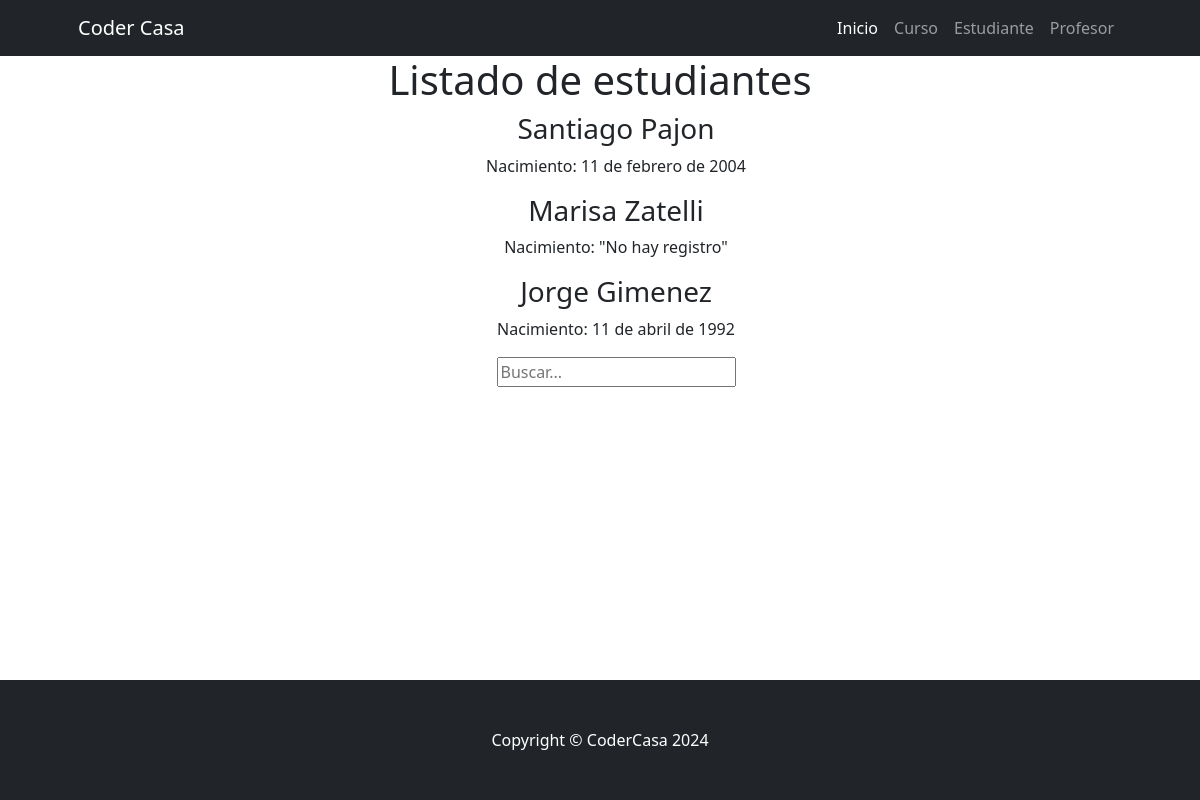
Before: /Clase/Clase/list with the older database file.
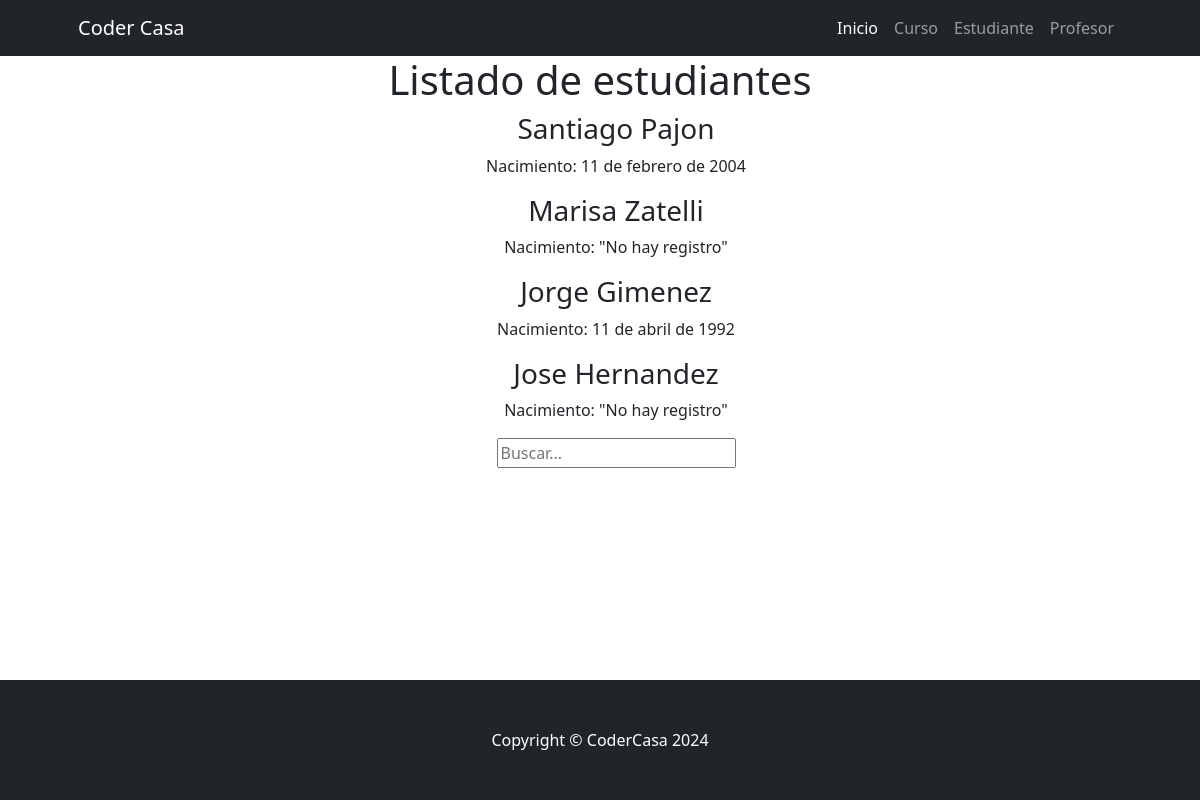
After: the same page with the newer database file.
### Clase/models.py (models this page shows, shortened)
class Estudiante(models.Model):
    nombre = models.CharField(max_length=255)
    apellido = models.CharField(max_length=255)
    nacimiento = models.DateField(null=True, blank=True)
    class Meta:
        verbose_name = "Estudiante"
        verbose_name_plural = "Estudiantes"

### Clase/views.py (the view)
# urls.py: path("Clase/list", estudiante_list,name="estudiante_list" ),
def estudiante_list(request):
    busqueda = request.GET.get("busqueda",None)
    if busqueda:
        print(busqueda)
        consulta = Estudiante.objects.filter(nombre__icontains=busqueda)
    else:
        consulta = Estudiante.objects.all()
    contexto = {"estudiantes": consulta}
    return render(request,"Clase/estudiante_list.html", contexto)

### Clase/templates/Clase/estudiante_list.html (shortened to what this page needs)
{% extends 'core/base.html' %}
{% block content %}
<center>
<h1>Listado de estudiantes</h1>
</center>
<center>
{% for estudiante in estudiantes  %}
<ul>
    <h3>{{estudiante.nombre}} {{estudiante.apellido}}</h3>
    {% if estudiante.nacimiento %}
    <p>Nacimiento: {{estudiante.nacimiento}}</p>
    {% else %}
    <p>Nacimiento: "No hay registro"</p>
    {% endif %}
</ul>
{% endfor %}
</center>
<ul>
    <center>
    <form action="{% url 'Clase:estudiante_list' %}" method="get">
        <input type="text" name="busqueda" placeholder="Buscar...">
    </form>
    </center>
</ul>
{% endblock content %}

Changed rows visible on the page:
added Estudiante: nombre "Jose", apellido "Hernandez", shows "Nacimiento: \"No hay registro\""
